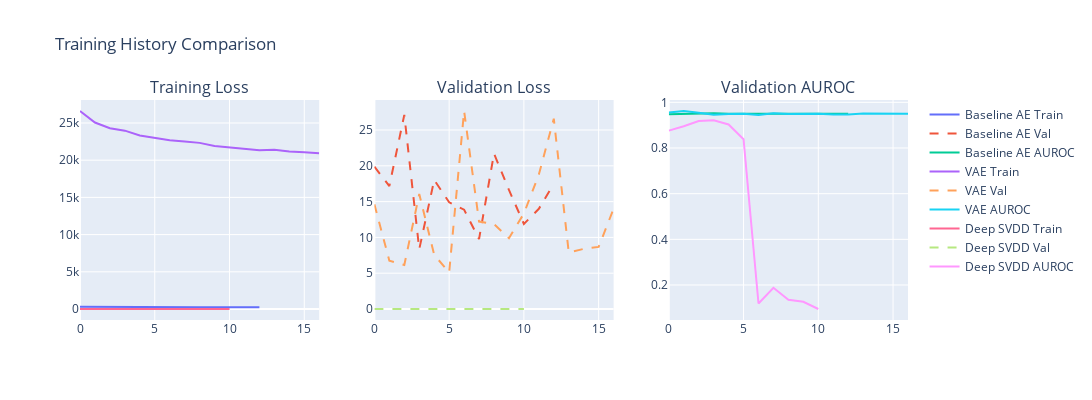

Notebook source saved alongside this figure:
### Markdown cell above
## 6. Training Visualization

### Code cell
# Visualize training history
from plotly.subplots import make_subplots
import plotly.graph_objects as go

def plot_training_history(histories, model_names):
    fig = make_subplots(
        rows=1, cols=3,
        subplot_titles=('Training Loss', 'Validation Loss', 'Validation AUROC'),
    )

    for history, name in zip(histories, model_names):
        fig.add_trace(
            go.Scatter(y=history['train_loss'], mode='lines', name=f'{name} Train'),
            row=1, col=1
        )
        fig.add_trace(
            go.Scatter(y=history['val_loss'], mode='lines', name=f'{name} Val', line=dict(dash='dash')),
            row=1, col=2
        )
        fig.add_trace(
            go.Scatter(y=history['val_auroc'], mode='lines', name=f'{name} AUROC'),
            row=1, col=3
        )

    fig.update_layout(height=400, width=1100, title_text="Training History Comparison")
    fig.show()

# Plot training histories
plot_training_history(
    histories=[baseline_history, vae_history, svdd_history],
    model_names=['Baseline AE', 'VAE', 'Deep SVDD']
)

### Figure 1 — Plotly figure (JSON) as saved in the notebook; plotly's stock layout.template omitted (floating-point values rounded to 4 significant figures)
{"data": [{"mode": "lines", "name": "Baseline AE Train", "type": "scatter", "xaxis": "x", "y": [298.1, 280.8, 272.4, 265.8, 260.6, 254.7, 252.1, 250.6, 244.8, 243.6, 240.9, 238.4, 236.8], "yaxis": "y"}, {"line": {"dash": "dash"}, "mode": "lines", "name": "Baseline AE Val", "type": "scatter", "xaxis": "x2", "y": [19.88, 17.17, 27.12, 8.357, 18.02, 14.9, 13.88, 9.768, 21.7, 16.63, 11.88, 14.0, 17.52], "yaxis": "y2"}, {"mode": "lines", "name": "Baseline AE AUROC", "type": "scatter", "xaxis": "x3", "y": [0.9475, 0.9482, 0.952, 0.952, 0.9499, 0.9515, 0.9501, 0.9499, 0.9496, 0.9494, 0.9502, 0.9493, 0.9503], "yaxis": "y3"}, {"mode": "lines", "name": "VAE Train", "type": "scatter", "xaxis": "x", "y": [26610.0, 25060.0, 24300.0, 23970.0, 23330.0, 22990.0, 22680.0, 22520.0, 22330.0, 21890.0, 21730.0, 21610.0, 21350.0, 21410.0, 21170.0, 21060.0, 20920.0], "yaxis": "y"}, {"line": {"dash": "dash"}, "mode": "lines", "name": "VAE Val", "type": "scatter", "xaxis": "x2", "y": [14.62, 6.747, 6.146, 16.05, 7.57, 5.098, 27.66, 12.21, 11.85, 9.892, 13.34, 18.78, 26.59, 7.89, 8.398, 8.675, 14.01], "yaxis": "y2"}, {"mode": "lines", "name": "VAE AUROC", "type": "scatter", "xaxis": "x3", "y": [0.9552, 0.962, 0.9546, 0.9462, 0.9486, 0.9505, 0.9449, 0.9518, 0.9489, 0.9501, 0.9499, 0.9471, 0.9464, 0.9507, 0.9513, 0.95, 0.9496], "yaxis": "y3"}, {"mode": "lines", "name": "Deep SVDD Train", "type": "scatter", "xaxis": "x", "y": [0.2764, 0.001797, 5.41e-05, 1.177e-06, 1.012e-07, 4.31e-08, 1.997e-08, 9.45e-09, 1.505e-08, 4.694e-08, 6.922e-08], "yaxis": "y"}, {"line": {"dash": "dash"}, "mode": "lines", "name": "Deep SVDD Val", "type": "scatter", "xaxis": "x2", "y": [0.001614, 0.000252, 4.737e-06, 3.559e-07, 2.536e-07, 2.177e-07, 1.965e-07, 1.848e-07, 1.791e-07, 3.012e-07, 1.896e-07], "yaxis": "y2"}, {"mode": "lines", "name": "Deep SVDD AUROC", "type": "scatter", "xaxis": "x3", "y": [0.876, 0.895, 0.9184, 0.9213, 0.903, 0.8384, 0.119, 0.188, 0.1355, 0.1264, 0.09504], "yaxis": "y3"}], "layout": {"annotations": [{"font": {"size": 16}, "showarrow": false, "text": "Training Loss", "x": 0.1444, "xanchor": "center", "xref": "paper", "y": 1, "yanchor": "bottom", "yref": "paper"}, {"font": {"size": 16}, "showarrow": false, "text": "Validation Loss", "x": 0.5, "xanchor": "center", "xref": "paper", "y": 1, "yanchor": "bottom", "yref": "paper"}, {"font": {"size": 16}, "showarrow": false, "text": "Validation AUROC", "x": 0.8556, "xanchor": "center", "xref": "paper", "y": 1, "yanchor": "bottom", "yref": "paper"}], "height": 400, "title": {"text": "Training History Comparison"}, "width": 1100, "xaxis": {"anchor": "y", "domain": [0, 0.2889]}, "xaxis2": {"anchor": "y2", "domain": [0.3556, 0.6444]}, "xaxis3": {"anchor": "y3", "domain": [0.7111, 1]}, "yaxis": {"anchor": "x", "domain": [0, 1]}, "yaxis2": {"anchor": "x2", "domain": [0, 1]}, "yaxis3": {"anchor": "x3", "domain": [0, 1]}}}
